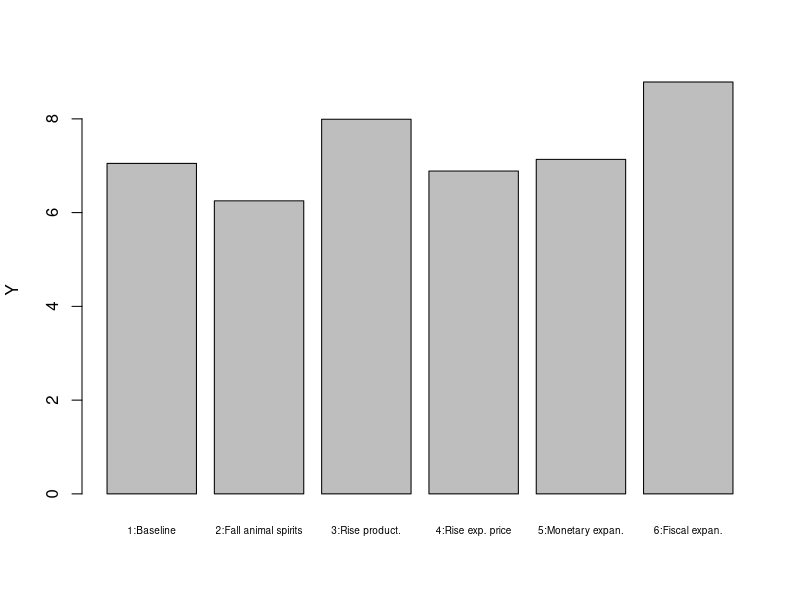
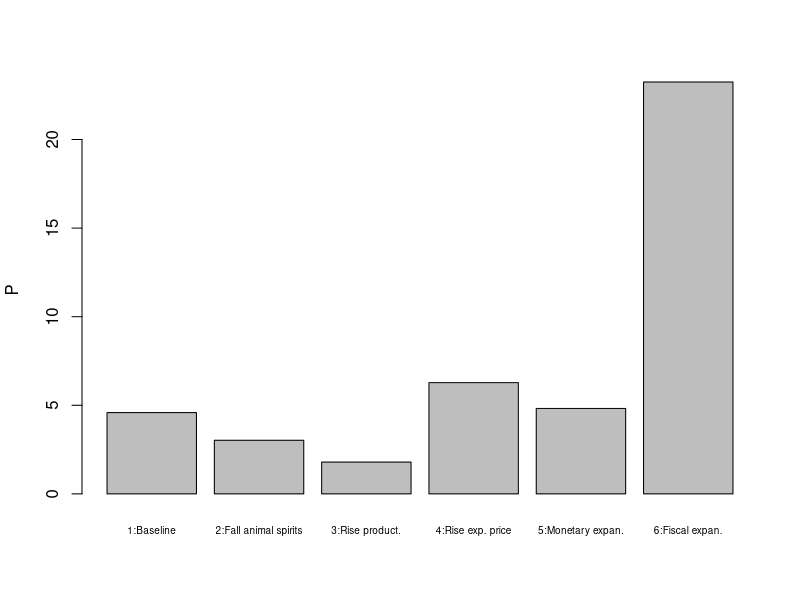
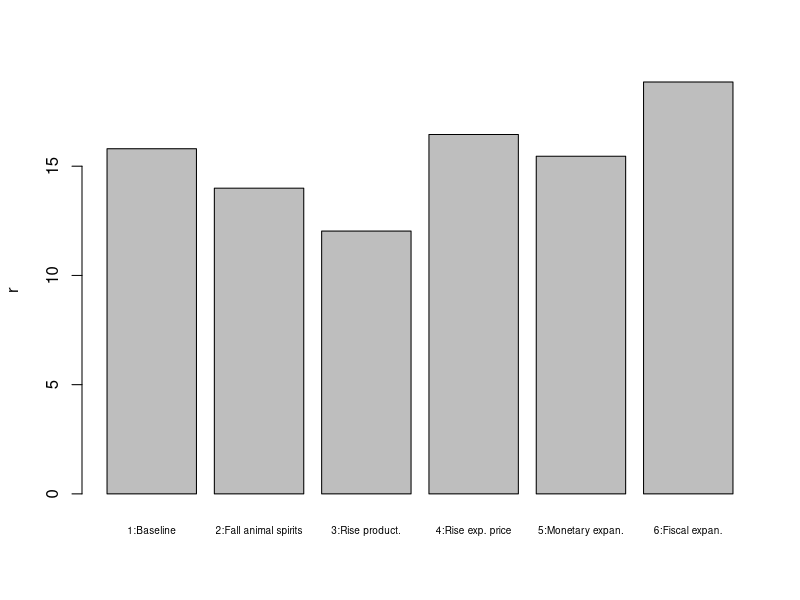
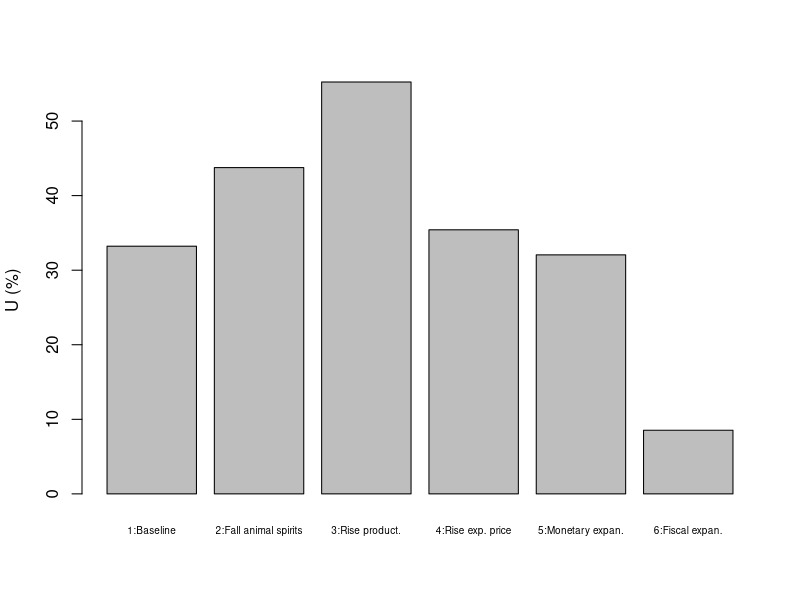
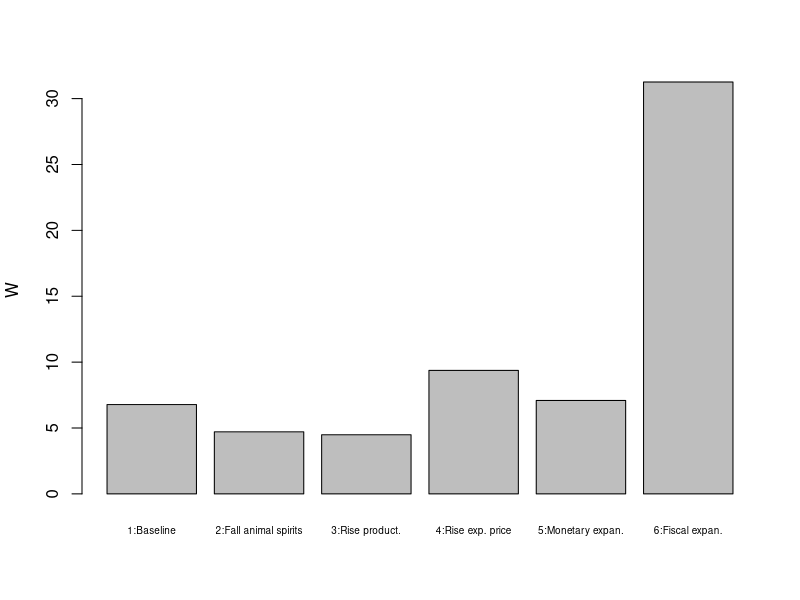
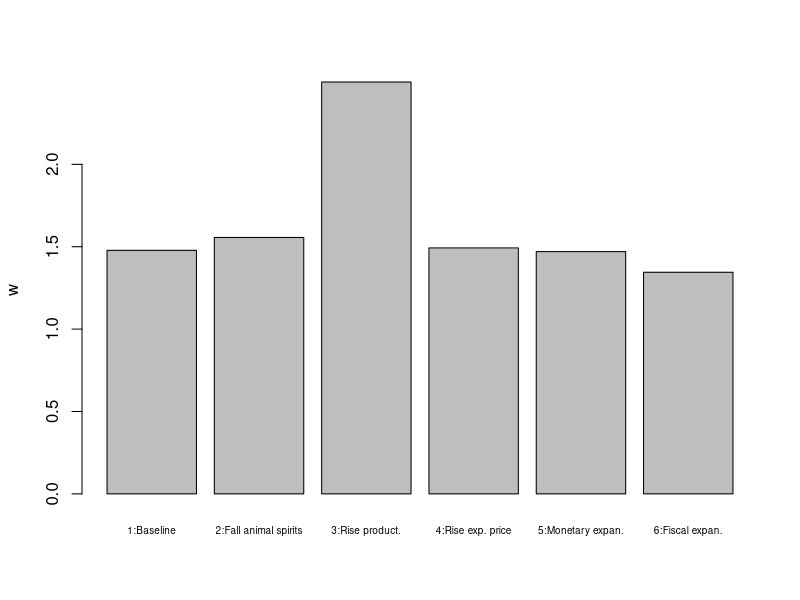
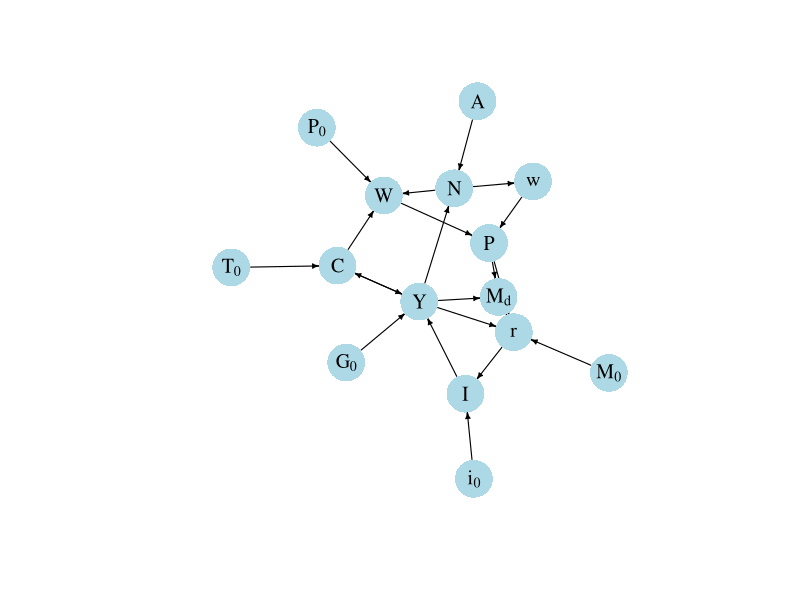

Here is the R script that generated these plots, in order:
## ---- chunk 1

#Clear the environment
rm(list=ls(all=TRUE))

# Set number of scenarios (including baseline)
S=6

#Create vector in which equilibrium solutions from different parameterisations will be stored
Y_star=vector(length=S) # Income/output
C_star=vector(length=S) # Consumption
I_star=vector(length=S) # Investment
r_star=vector(length=S) # Real interest rate
N_star=vector(length=S) # Employment
U_star=vector(length=S) # Unemployment rate
P_star=vector(length=S) # Price level
w_star=vector(length=S) # Real wage
W_star=vector(length=S) # Nominal wage

# Set exogenous variables that will be shifted
i0=vector(length=S) # autonomous investment (animal spirits)
M0=vector(length=S) # money supply
G0=vector(length=S) # government spending
P0=vector(length=S) # expected price level
A=vector(length=S)  # Exogenous productivity

### Construct different scenarios
# baseline 
A[]=2  
i0[]=2
M0[]=5   
G0[]=1   
P0[]=1

# scenario 2: fall in animal spirits
i0[2]=1.5

# scenario 3: increase in productivity
A[3]=3

# scenario 4: increase in expected price level
P0[4]=1.5  
   
# scenario 5: monetary expansion 
M0[5]=6

# scenario 6: fiscal expansion
G0[6]=2  
    
#Set constant parameter values
c0=2   # Autonomous consumption
c1=0.6 # Sensitivity of consumption with respect to the income (marginal propensity to consume)
i1=0.1 # Sensitivity of investment with respect to the interest rate
m1=0.2 # Sensitivity of money demand with respect to income
m2=0.4 # Sensitivity of money demand with respect to interest rate
Nf=5   # Full employment/labour force
K=4    # Exogenous capital stock
a=0.3  # Capital elasticity of output
b=0.4  # household preference for leisure
T0=1   # tax revenues
m0=6   # liquidity preference

# Initialise endogenous variables at some arbitrary positive value 
Y = C = I = r = P = w = N = W = 1

#Solve this system numerically through 1000 iterations based on the initialisation

for (i in 1:S){
  
  for (iterations in 1:1000){
    
    #Model equations
    
    # Goods market equilibrium
    Y = C + I + G0[i]
    
    # Consumption demand
    C = c0 + c1*(Y-T0)
    
    # Investment demand
    I = i0[i] - i1*r
    
    # Money market, solved for interest rate
    r = (m0 - (M0[i]/P))/m2 + m1*Y/m2
    
    #Unemployment rate
    U = (1 - N/Nf)
    
    #Real wage 
    w = A[i]*(1-a)*(K^a)*N^(-a)
    
    #Nominal wage 
    W= (P0[i]*b*C)/(1- (N/Nf))
    
    #Price level 
    P = W/w
    
    #Employment 
    N = (Y/(A[i]*(K^a)))^(1/(1-a))

}
  
  #Save results for different parameterisations in vector
  Y_star[i]=Y
  C_star[i]=C
  I_star[i]=I
  r_star[i]=r
  N_star[i]=N
  U_star[i]=U
  P_star[i]=P
  w_star[i]=w
  W_star[i]=W

}

## ---- chunk 2
#| label: fig-output-neocl-macro
#| fig-cap: Output
barplot(Y_star, ylab="Y", names.arg=c("1:Baseline", "2:Fall animal spirits", "3:Rise product.",
                                      "4:Rise exp. price", "5:Monetary expan.", "6:Fiscal expan."), cex.names = 0.6)

## ---- chunk 3
#| label: fig-price-level-neocl-macro
#| fig-cap: Price level
barplot(P_star, ylab="P", names.arg=c("1:Baseline", "2:Fall animal spirits", "3:Rise product.",
                                      "4:Rise exp. price", "5:Monetary expan.", "6:Fiscal expan."), cex.names = 0.6)

## ---- chunk 4
#| label: fig-interest_rate-neocl-macro
#| fig-cap: Interest rate
barplot(r_star, ylab="r", names.arg=c("1:Baseline", "2:Fall animal spirits", "3:Rise product.",
                                      "4:Rise exp. price", "5:Monetary expan.", "6:Fiscal expan."), cex.names = 0.6)

## ---- chunk 5
#| label: fig-unemployment-neocl-macro
#| fig-cap: Unemployment rate
barplot(U_star*100, ylab="U (%)", names.arg=c("1:Baseline", "2:Fall animal spirits", "3:Rise product.",
                                              "4:Rise exp. price", "5:Monetary expan.", "6:Fiscal expan."), cex.names = 0.6)

## ---- chunk 6
#| label: fig-nominal-wage-neocl-macro
#| fig-cap: Nominal wage

barplot(W_star, ylab="W", names.arg=c("1:Baseline", "2:Fall animal spirits", "3:Rise product.",
                                      "4:Rise exp. price", "5:Monetary expan.", "6:Fiscal expan."), cex.names = 0.6)
## ---- chunk 7
#| label: fig-real-wage-neocl-macro
#| fig-cap: Real wage

barplot(w_star, ylab="w", names.arg=c("1:Baseline", "2:Fall animal spirits", "3:Rise product.",
                                      "4:Rise exp. price", "5:Monetary expan.", "6:Fiscal expan."), cex.names = 0.6)

## ---- chunk 8
#| message: false
#| label: fig-dg-neoclmacro
#| fig-cap: Directed graph of Neoclassical Synthesis model

## Create directed graph
# Construct auxiliary Jacobian matrix for 15 variables: Y, C, I, G, T, r, w, W, P, M0, N, i0, A, P0, Md

M_mat=matrix(c(0,1,1,1,0,0,0,0,0,0,0,0,0,0,0,
               1,0,0,0,1,0,0,0,0,0,0,0,0,0,0,
               0,0,0,0,0,1,0,0,0,0,0,1,0,0,0,
               0,0,0,0,0,0,0,0,0,0,0,0,0,0,0,
               0,0,0,0,0,0,0,0,0,0,0,0,0,0,0,
               1,0,0,0,0,0,0,0,1,1,0,0,0,0,1,
               0,0,0,0,0,0,0,0,0,0,1,0,0,0,0,
               0,1,0,0,0,0,0,0,0,0,1,0,0,1,0,
               0,0,0,0,0,0,1,1,0,0,0,0,0,0,0,
               0,0,0,0,0,0,0,0,0,0,0,0,0,0,0,
               1,0,0,0,0,0,0,0,0,0,0,0,1,0,0,
               0,0,0,0,0,0,0,0,0,0,0,0,0,0,0,
               0,0,0,0,0,0,0,0,0,0,0,0,0,0,0,
               0,0,0,0,0,0,0,0,0,0,0,0,0,0,0,
               1,0,0,0,0,1,0,0,1,0,0,0,0,0,0), 15, 15, byrow=TRUE)

# Create adjacency matrix from transpose of auxiliary Jacobian 
A_mat=t(M_mat)

# Create directed graph from adjacency matrix
library(igraph)
dg= graph_from_adjacency_matrix(A_mat, mode="directed", weighted= NULL)

# Define node labels
V(dg)$name=c("Y", "C", "I", expression(G[0]), expression(T[0]), "r", "w", "W", "P", expression(M[0]), "N", expression(i[0]), "A", expression(P[0]), expression(M[d]))

# Plot directed graph
plot(dg, main="", vertex.size=20, vertex.color="lightblue", 
     vertex.label.color="black", edge.arrow.size=0.3, edge.width=1.1, edge.size=1.2,
     edge.arrow.width=1.2, edge.color="black", vertex.label.cex=1.2, 
     vertex.frame.color="NA", margin=-0.08)
